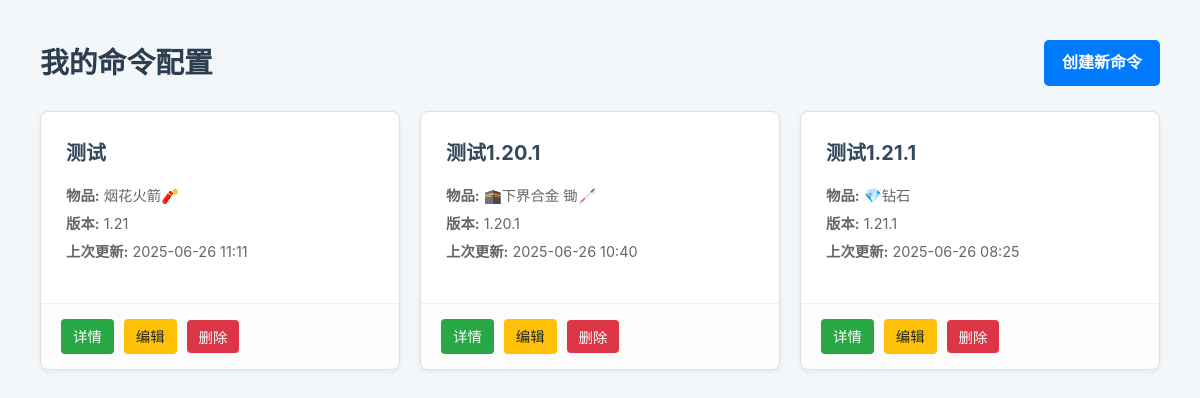
Before: /MC_command/ (signed in) with the older database file.
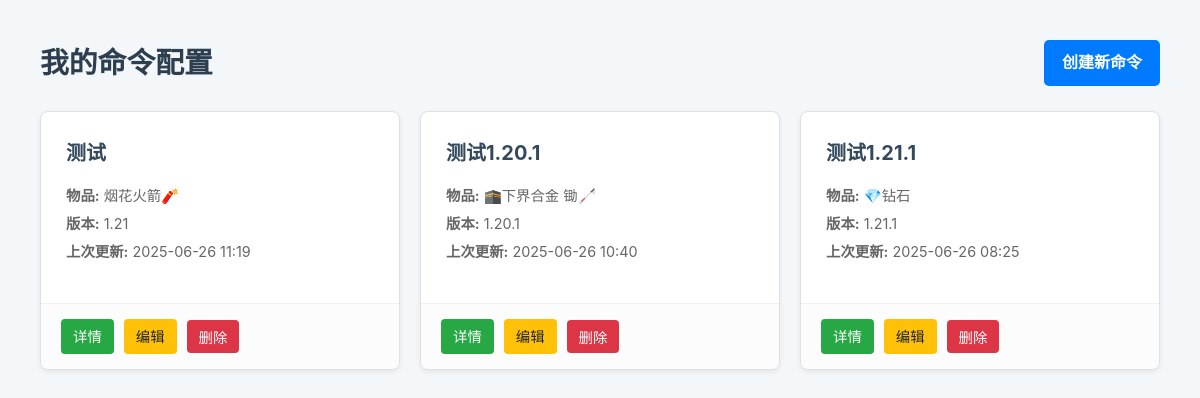
After: the same page with the newer database file.
### MC_command/models.py (models this page shows, shortened)
class GeneratedCommand(models.Model):
    user = models.ForeignKey(User, on_delete=models.CASCADE, related_name="commands")
    title = models.CharField(max_length=100, help_text="为这个命令配置起一个名字，方便查找")
    target_version = models.ForeignKey(MinecraftVersion, on_delete=models.PROTECT, help_text="命令生成的目标 Minecraft 版本")
    material = models.ForeignKey(Material, on_delete=models.PROTECT, null=True, blank=True, help_text="物品的材质")
    item_type = models.ForeignKey(ItemType, on_delete=models.PROTECT, null=True, blank=True, help_text="物品的基础类型")
    custom_name = models.CharField(max_length=255, blank=True, null=True, help_text="物品在游戏中的自定义名称 (支持JSON文本)")
    lore = models.TextField(blank=True, null=True, help_text="物品的描述文字 (支持JSON文本), 每行用 \\n 分隔")
    count = models.PositiveIntegerField(default=1)
    created_at = models.DateTimeField(auto_now_add=True)
    updated_at = models.DateTimeField(auto_now=True)
    @property
    def item_name(self):
        material_dn = self.material.display_name if self.material else ""
        type_dn = self.item_type.display_name if self.item_type else ""
        if material_dn and type_dn:
            return f"{material_dn} {type_dn}"
        return material_dn or type_dn
    class Meta:
        verbose_name = "物品配置"
        verbose_name_plural = "<0>完整物品配置"

class ItemType(models.Model):
    system_name = models.CharField(max_length=50, unique=True, help_text="系统内部名称, e.g., 'sword'",
        null=True,  # 允许数据库中的值为 NULL
        blank=True  # 允许在表单中该字段为空
    )
    display_name = models.CharField(
        max_length=50,
        help_text="用于显示的名称, e.g., '剑'",
        null=True,  # 允许数据库中的值为 NULL
        blank=True  # 允许在表单中该字段为空
    )
    function_type = models.CharField(
        max_length=50, help_text="物品的功能分类",
        choices=[
            ('all', '普通物品'),
            ('spawn_egg', '生成蛋'),
            ('potion', '药水(箭/食物)'),
            ('written_book', '成书'),
            ('firework', '烟花火箭'),
        ],default='all', verbose_name="功能类型"
    )
    class Meta:
        verbose_name = "物品类型"
        verbose_name_plural = "<🗡>物品类型"
        ordering = ['display_name']

class MinecraftVersion(models.Model):
    version_number = models.CharField(max_length=20, unique=True, help_text="例如 '1.20.1' 或 '1.21.4'")
    ordering_id = models.PositiveIntegerField(unique=True, help_text="用于排序和比较的版本整数ID, 例如 12001 代表 1.20.1")
    class Meta:
        ordering = ['ordering_id']
        verbose_name = "版本"
        verbose_name_plural = "<1>版本"

class Material(models.Model):
    system_name = models.CharField(max_length=50, unique=True, help_text="系统内部名称, e.g., 'diamond'"
                                   ,
        null=True,  # 允许数据库中的值为 NULL
        blank=True  # 允许在表单中该字段为空
        )
    display_name = models.CharField(
        max_length=50,
        help_text="用于显示的名称, e.g., '钻石'",
        null=True,  # 允许数据库中的值为 NULL
        blank=True  # 允许在表单中该字段为空
    )
    class Meta:
        verbose_name = "材质"
        verbose_name_plural = "<💎>材质"
        ordering = ['display_name']

### MC_command/views.py (the view)
# urls.py: path("", views.index, name="index"),
@login_required
def index(request):
    command_list = GeneratedCommand.objects.filter(user=request.user).order_by("-updated_at")
    context = {
        'command_list': command_list,
    }
    return render(request, 'MC_command/index.html', context)

### MC_command/templates/MC_command/index.html (shortened to what this page needs)
{% extends 'MC_command/base.html' %}
{% block content %}
    <div class="header">
        <h1>我的命令配置</h1>
        <a href="{% url 'MC_command:create' %}" class="btn">创建新命令</a>
    </div>
    <div class="card-grid">
        {% for command in command_list %}
            <div class="command-card">
                <div class="card-body">
                    <h3><a href="{% url 'MC_command:detail' command.id %}">{{ command.title }}</a></h3>
                    <div class="card-meta">
                        <span><strong>物品:</strong> {{ command.item_name }}</span>
                        <span><strong>版本:</strong> {{ command.target_version.version_number }}</span>
                        <span><strong>上次更新:</strong> {{ command.updated_at|date:"Y-m-d H:i" }}</span>
                    </div>
                </div>
                <div class="card-footer">
                    <a href="{% url 'MC_command:detail' command.id %}" class="action-btn btn-view">详情</a>
                    <a href="{% url 'MC_command:edit' command.id %}" class="action-btn btn-edit">编辑</a>
                    <form action="{% url 'MC_command:delete' command.id %}" method="post" onsubmit="return confirm('您确定要删除此配置吗？');" style="margin: 0;">
                        <button type="submit" class="action-btn btn-delete">删除</button>
                    </form>
                </div>
            </div>
        {% empty %}
            <div class="empty-state">
                <h2>列表为空</h2>
                <p>您还没有创建任何命令配置。点击右上角的“创建新命令”开始吧！</p>
            </div>
        {% endfor %}
    </div>
{% endblock %}

### MC_command/templates/MC_command/base.html (shortened to what this page needs)
<!DOCTYPE html>
<html lang="zh-CN">
<head>
    {% load static %}
    <link rel="stylesheet" href="{% static 'MC_command/style.css' %}">
</head>
<body>
    <div class="container">
        {% block content %}
        {% endblock %}
    </div>
</body>
</html>

### MC_command/static/MC_command/style.css (style rules this page uses)
body { font-family: -apple-system, BlinkMacSystemFont, "Segoe UI", Roboto, "Helvetica Neue", Arial, sans-serif; background-color: #f4f7f9; color: #333; margin: 0; padding: 20px; line-height: 1.6; }
.container { max-width: 1200px; margin: 0 auto; padding: 20px; }
.header { display: flex; justify-content: space-between; align-items: center; margin-bottom: 25px; }
.header h1 { margin: 0; color: #2c3e50; font-size: 1.8em; }
.btn { text-decoration: none; background-color: #007bff; color: white; padding: 10px 18px; border-radius: 5px; font-weight: bold; transition: background-color 0.2s; border: none; cursor: pointer; }
.card-grid { display: grid; grid-template-columns: repeat(auto-fill, minmax(300px, 1fr)); gap: 20px; }
.command-card { background-color: #fff; border: 1px solid #e0e0e0; border-radius: 8px; box-shadow: 0 2px 5px rgba(0, 0, 0, 0.07); overflow: hidden; display: flex; flex-direction: column; }
.card-body { padding: 20px; flex-grow: 1; }
.card-body h3 { margin-top: 0; margin-bottom: 15px; font-size: 1.25em; }
.card-body h3 a { text-decoration: none; color: #34495e; }
.card-meta { font-size: 0.9em; color: #666; margin-bottom: 15px; }
.card-meta span { display: block; margin-bottom: 5px; }
.card-footer { background-color: #fcfcfc; border-top: 1px solid #f0f0f0; padding: 15px 20px; display: flex; gap: 10px; align-items: center; }
.action-btn { text-decoration: none; color: #fff; padding: 6px 12px; border-radius: 4px; font-size: 0.9em; border: none; cursor: pointer; }
.btn-view { background-color: #28a745; }
.btn-edit { background-color: #ffc107; color: #212529; }
.btn-delete { background-color: #dc3545; border: none; font-family: inherit; font-size: 0.9em; cursor: pointer; }
.card-body { padding: 25px; }

Changed rows visible on the page:
changed GeneratedCommand "测试": updated_at "2025-06-26 11:11" → "2025-06-26 11:19"
